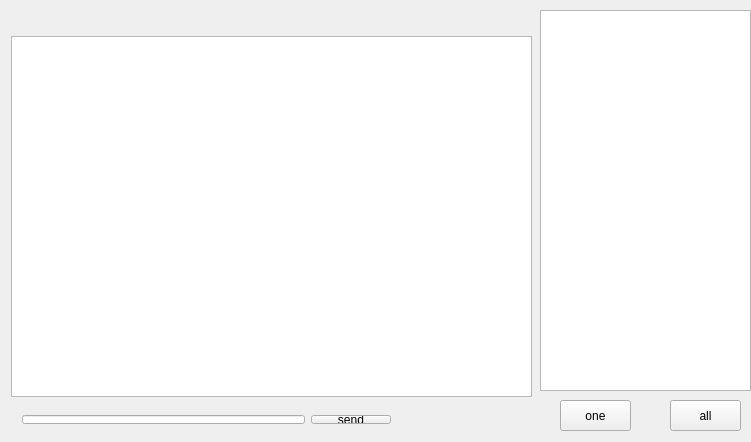
<?xml version="1.0" encoding="UTF-8"?>
<ui version="4.0">
 <class>interface</class>
 <widget class="QWidget" name="interface">
  <property name="geometry">
   <rect>
    <x>0</x>
    <y>0</y>
    <width>751</width>
    <height>442</height>
   </rect>
  </property>
  <property name="windowTitle">
   <string>interface</string>
  </property>
  <widget class="QTableWidget" name="tableWidget_userlist">
   <property name="geometry">
    <rect>
     <x>540</x>
     <y>10</y>
     <width>211</width>
     <height>381</height>
    </rect>
   </property>
  </widget>
  <widget class="QTableWidget" name="tableWidget_msgPage">
   <property name="geometry">
    <rect>
     <x>11</x>
     <y>36</y>
     <width>521</width>
     <height>361</height>
    </rect>
   </property>
  </widget>
  <widget class="QPushButton" name="btn_one">
   <property name="geometry">
    <rect>
     <x>560</x>
     <y>400</y>
     <width>71</width>
     <height>31</height>
    </rect>
   </property>
   <property name="text">
    <string>one</string>
   </property>
  </widget>
  <widget class="QPushButton" name="btn_all">
   <property name="geometry">
    <rect>
     <x>670</x>
     <y>400</y>
     <width>71</width>
     <height>31</height>
    </rect>
   </property>
   <property name="text">
    <string>all</string>
   </property>
  </widget>
  <widget class="QWidget" name="">
   <property name="geometry">
    <rect>
     <x>150</x>
     <y>10</y>
     <width>231</width>
     <height>19</height>
    </rect>
   </property>
   <layout class="QHBoxLayout" name="horizontalLayout_2">
    <item>
     <widget class="QLabel" name="label">
      <property name="text">
       <string>you are talking to :</string>
      </property>
     </widget>
    </item>
    <item>
     <widget class="QLabel" name="chatuser">
      <property name="text">
       <string>everyone</string>
      </property>
     </widget>
    </item>
   </layout>
  </widget>
  <widget class="QWidget" name="">
   <property name="geometry">
    <rect>
     <x>11</x>
     <y>404</y>
     <width>391</width>
     <height>31</height>
    </rect>
   </property>
   <layout class="QHBoxLayout" name="horizontalLayout">
    <item>
     <widget class="QLineEdit" name="lineEdit_msg"/>
    </item>
    <item>
     <widget class="QPushButton" name="btn_send">
      <property name="text">
       <string>send</string>
      </property>
     </widget>
    </item>
   </layout>
  </widget>
 </widget>
 <layoutdefault spacing="6" margin="11"/>
 <resources/>
 <connections/>
</ui>
